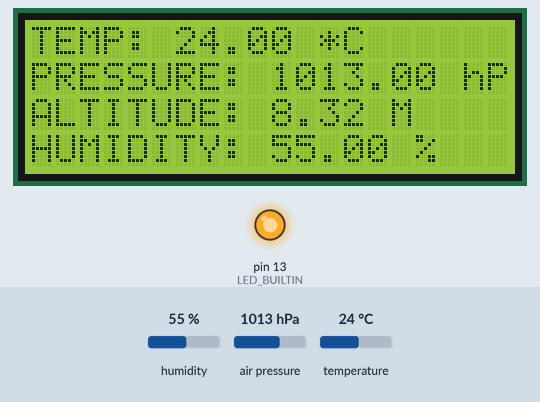
This sketch was run on a simulated Arduino Uno, built with avr-gcc and run on an emulated ATmega328P. On the bench: 20×4 character LCD, output pins drawn as LEDs (lit = HIGH). The test bench sets the inputs (shaded band); at power-on: air pressure 1013 hPa, humidity 55 %, temperature 24 °C.

Above: at 2.2 s.
2.3 s: air pressure set to 952 hPa
At 4.4 s:
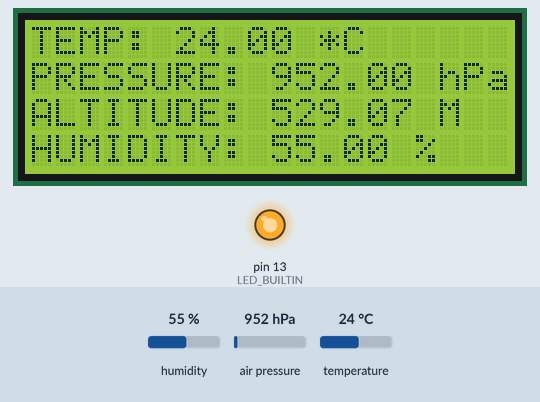
4.8 s: air pressure set to 1015 hPa
At 6.6 s:
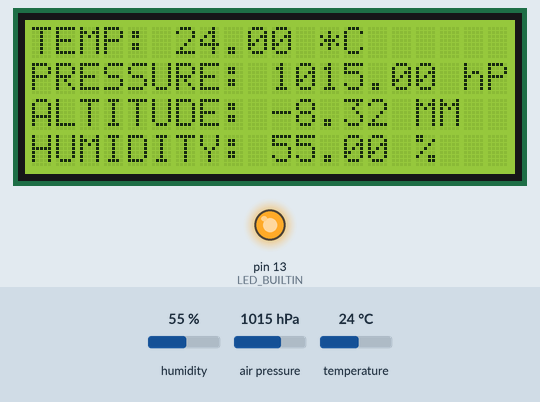
6.9 s: air pressure set to 1013 hPa
At 8.8 s:
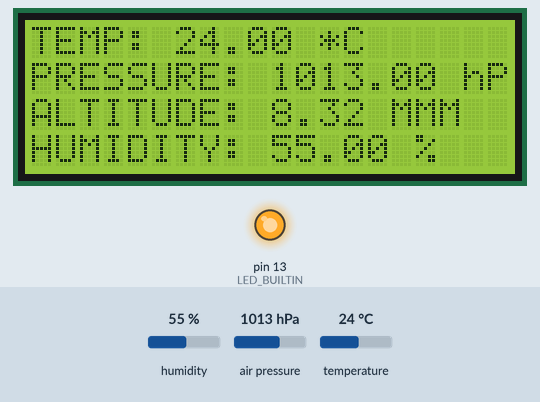
9.1 s: humidity set to 22 %
At 10.9 s:
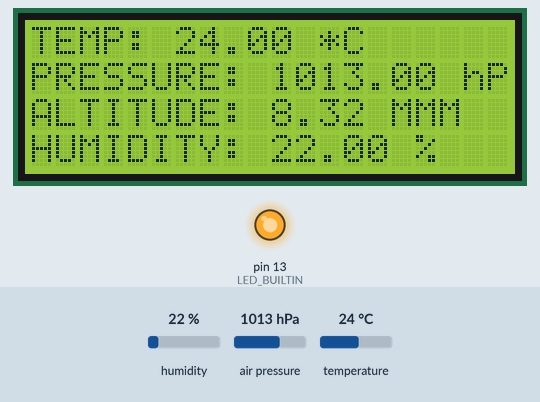
11.2 s: temperature set to 12 °C
At 13.2 s:
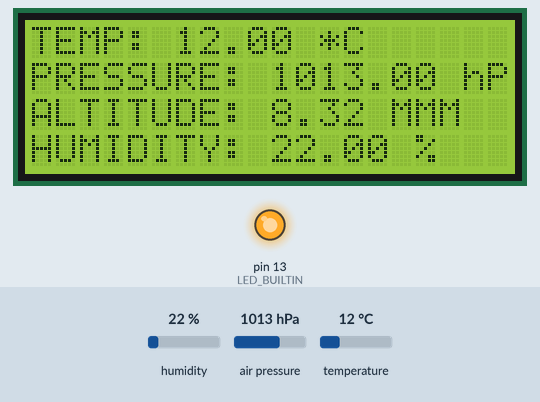
Timing chart, 0 to 14.4 s (numbered marks = the images above; inputs shaded):
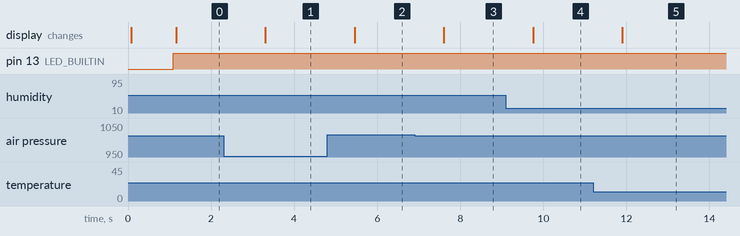

Measured:
- after the input at 2.3 s, the display: changes after 1.0 s (image 1)
- after the input at 4.8 s, the display: changes after 0.66 s (image 2)
- after the input at 6.9 s, the display: changes after 0.71 s (image 3)
- after the input at 9.1 s, the display: changes after 0.65 s (image 4)
- after the input at 11.2 s, the display: changes after 0.70 s (image 5)

The sketch:

bme_280.ino
```cpp
#include <LiquidCrystal_PCF8574.h>
#include <Adafruit_Sensor.h>
#include <Adafruit_BME280.h>
#include <Wire.h>

#define SEALEVELPRESSURE_HPA (1014.00)

Adafruit_BME280 bme;
unsigned long delayTime;

LiquidCrystal_PCF8574 lcd(0x3F);
char lcdDisplay[4][20];

void setup() {
  Wire.begin();
  pinMode(LED_BUILTIN, OUTPUT);
  delay(10);

  bool status;
  delayTime = 1000;

  lcd.begin(20,4); //Initializes the interface to the LCD screen
  lcd.setBacklight(128);
  lcd.clear(); //Clears the LCD screen and positions the cursor in the upper-left corner.
  lcd.print("HELLO");
  delay(delayTime);
  lcd.clear();
  status = bme.begin();
  if (!status) {
      lcd.print("BME280 NOT FOUND");
      while (1);
    }
}

void loop() {
  digitalWrite(LED_BUILTIN, HIGH);
  printValues();
  delay(delayTime);
}

void printValues() {

  lcd.home(); //Positions the cursor in the upper-left of the LCD.
  lcd.print("TEMP: ");
  lcd.print(bme.readTemperature());
  lcd.print(" *C");

  lcd.setCursor(0, 1);
  lcd.print("PRESSURE: ");
  lcd.print(bme.readPressure() / 100.0F);
  lcd.print(" hPa");

  lcd.setCursor(0, 2);
  lcd.print("ALTITUDE: ");
  lcd.print(bme.readAltitude(SEALEVELPRESSURE_HPA));
  lcd.print(" M");

  lcd.setCursor(0, 3);
  lcd.print("HUMIDITY: ");
  lcd.print(bme.readHumidity());
  lcd.print(" %");
}
```
